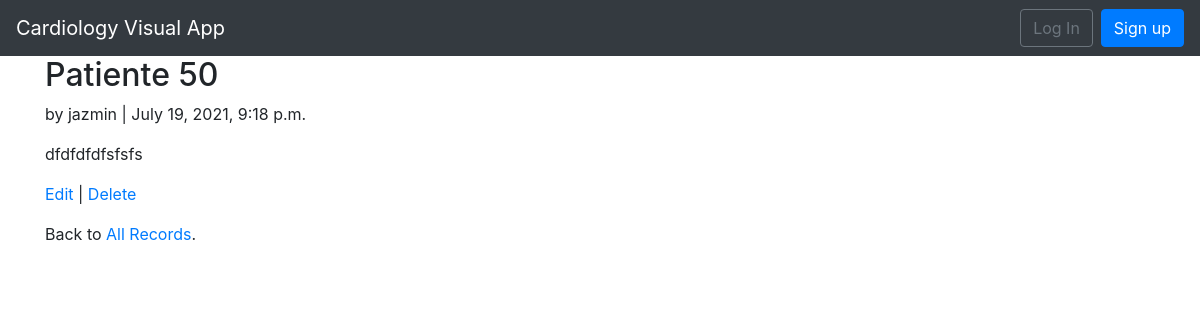
The app's page /articles/3/ with its own data.
### articles/models.py (models this page shows, shortened)
class Article(models.Model):
    title = models.CharField(max_length=255)
    body = models.TextField()
    date = models.DateTimeField(auto_now_add=True)
    author = models.ForeignKey(
        get_user_model(),
        on_delete=models.CASCADE,
    )

### articles/views.py (the view)
# urls.py: path('<int:pk>/', ArticleDetailView.as_view(), name='article_detail'),
class ArticleDetailView(DetailView):
    model = Article
    template_name = 'article_detail.html'

### templates/article_detail.html
{% extends 'base.html' %}
{% block content %}
    <div class="article-entry">
        <h2>{{ object.title }}</h2>
        <p>by {{ object.author }} | {{ object.date }}</p>
        <p>{{ object.body }}</p>
    </div>
    <p><a href="{% url 'article_edit' article.pk %}">Edit</a> |
        <a href="{% url 'article_delete' article.pk %}">Delete</a></p>
    <p>Back to <a href="{% url 'article_list' %}">All Records</a>.</p>
{% endblock content %}

### records on screen
Article: title "Patiente 50", author "jazmin", date "July 19, 2021, 9:18 p.m.", body "dfdfdfdfsfsfs"
